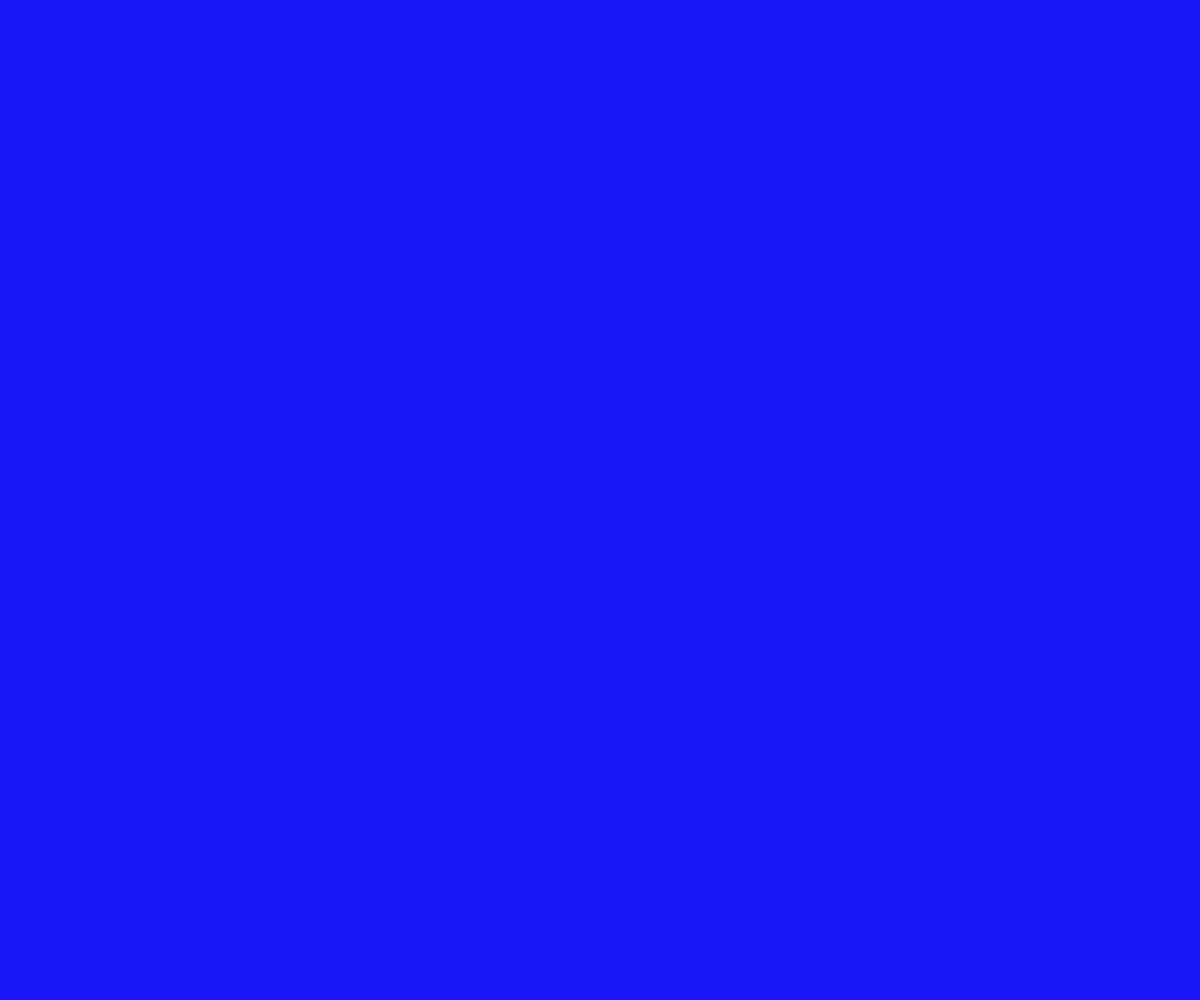
Frame 1 (no input)
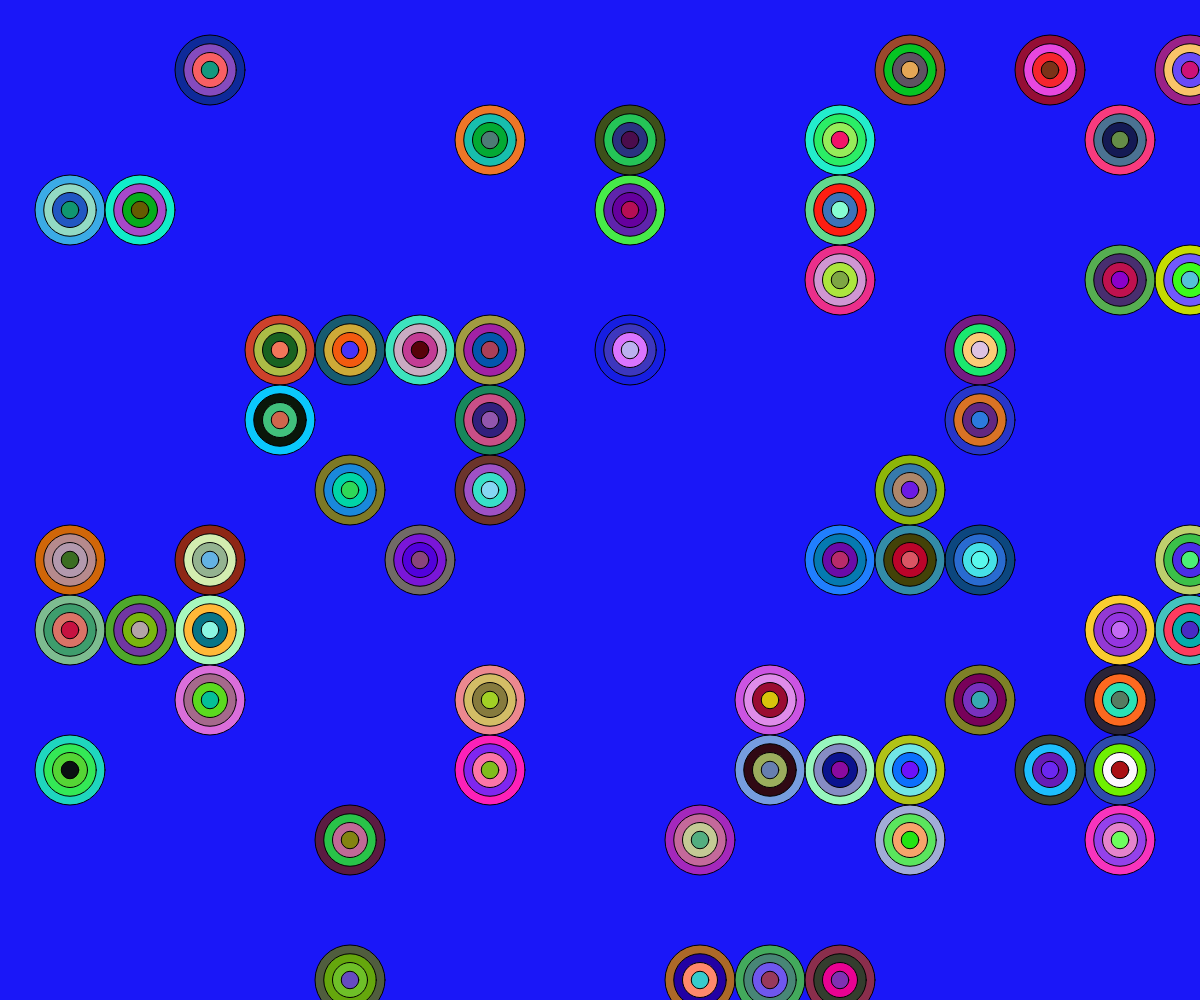
Frame 60 (no input)
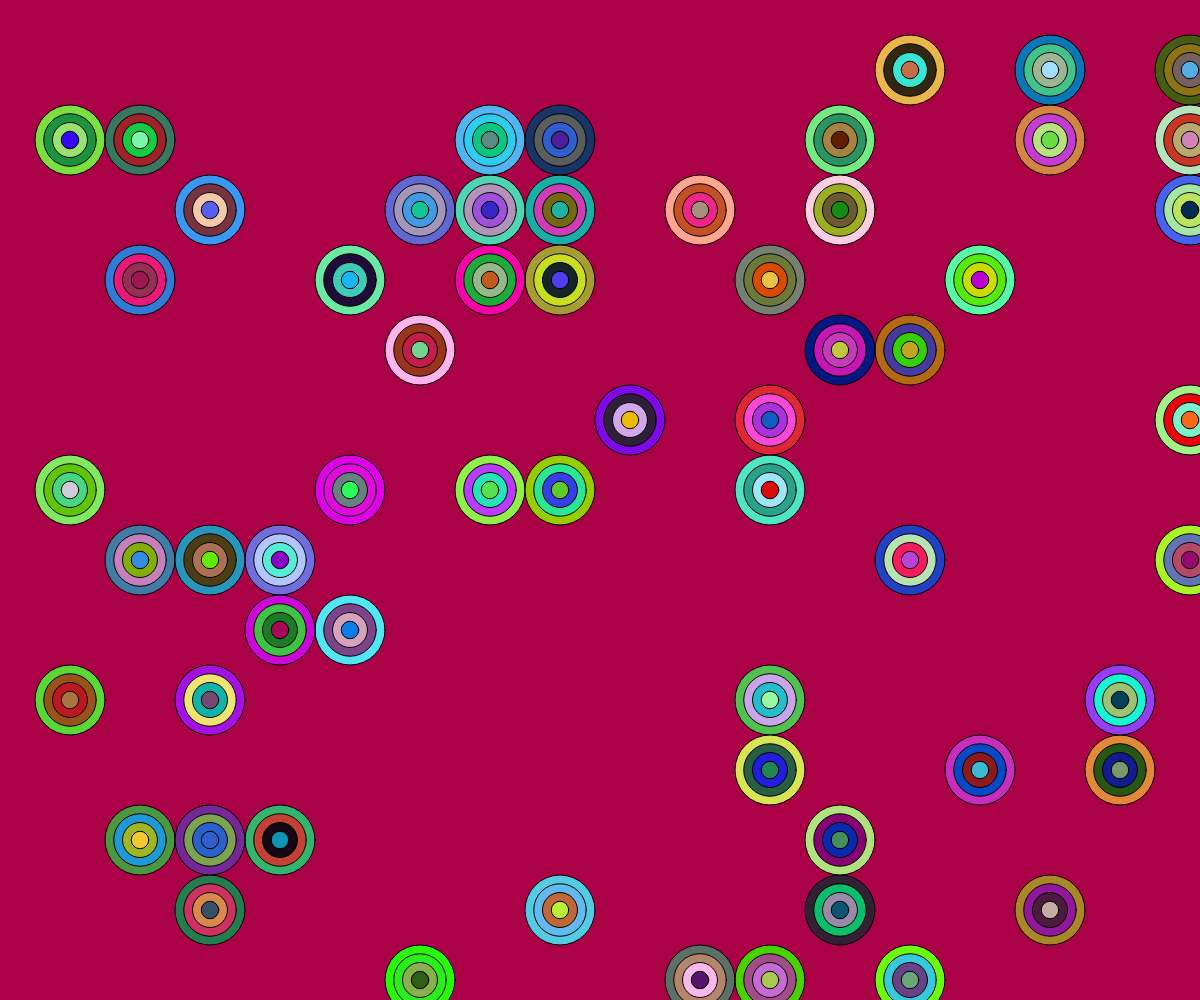
Frame 120 (the mouse pressed at the canvas centre since frame 60)

The p5.js sketch that drew these frames (run headless with seeded random() and noise() and a simulated clock; from frame 60 on, the mouse is pressed at the canvas centre):

// p5.js sketch
// ── sketch.js
// https://editor.p5js.org/jht9629-nyu/sketches/n0LYuXRmX
// shapes random pause v22
let n, i, arr;
function setup() {
  createCanvas(windowWidth, windowHeight);
  init_page();
  // frameRate(2);
  npause = getTargetFrameRate() * 5;
  ipause = 0;
  setup_fullScreenButton()
}
function draw() {
  if (ipause >= 0) {
    ipause = ipause - 1;
    if (ipause <= 0) {
      init_page();
    }
    return;
  }
  if (i >= arr.length) {
    ipause = npause;
    return;
  }
  let [x, y] = arr[i];
  draw_bullseye(w + x, h + y, w, h);
  i = i + 1;
}
function init_vars() {
  let p = 17;
  w = Math.floor(width / p);
  // w = Math.round(width / p);
  h = w;
  // h = Math.round(height / p);
  let mr = 1;
  mwidth = width - w * mr;
  mheight = height - h * mr;
  i = 0;
  arr = [];
  for (let y = 0; y < mheight; y += h) {
    for (let x = 0; x < mwidth; x += w) {
      arr.push([x, y]);
    }
  }
  shuffle(arr, true);
}
function draw_bullseye(x, y, w, h) {
  fill(random(255), random(255), random(255));
  ellipse(x, y, w, h);
  fill(random(255), random(255), random(255));
  ellipse(x, y, w * 0.75, h * 0.75);
  fill(random(255), random(255), random(255));
  ellipse(x, y, w * 0.5, h * 0.5);
  fill(random(255), random(255), random(255));
  ellipse(x, y, w * 0.25, h * 0.25);
}
function init_page() {
  init_vars();
  background(random(255), random(255), random(255));
}
function mousePressed() {
  init_page();
}
function windowResized() {
  resizeCanvas(windowWidth, windowHeight);
  init_page();
}

// --
let my = {};
function setup_fullScreenButton() {
  my.fullScreenButton = createButton("?=v22 Full Screen");
  my.fullScreenButton.mousePressed(fullScreen_action);
  my.fullScreenButton.style("font-size:42px");
}

function fullScreen_action() {
  my.fullScreenButton.remove();
  fullscreen(1);
  let delay = 3000;
  setTimeout(ui_present_window, delay);
}

function ui_present_window() {
  resizeCanvas(windowWidth, windowHeight);
  init_vars()
  // init_dim();
}

// Respond to window resizing event
function windowResized() {
  resizeCanvas(windowWidth, windowHeight);
}

// https://editor.p5js.org/jht9629-nyu/sketches/KpCniSa1w
// shapes random frameRate v15

// https://editor.p5js.org/jht9629-nyu/sketches/GzlO70dCj
// shapes random array v17

// https://editor.p5js.org/jht9629-nyu/sketches/pW2RT5UHy
// shapes random array circle v20

// https://editor.p5js.org/jht9629-nyu/sketches/Iru8nBTSf
// shapes random pause v21
